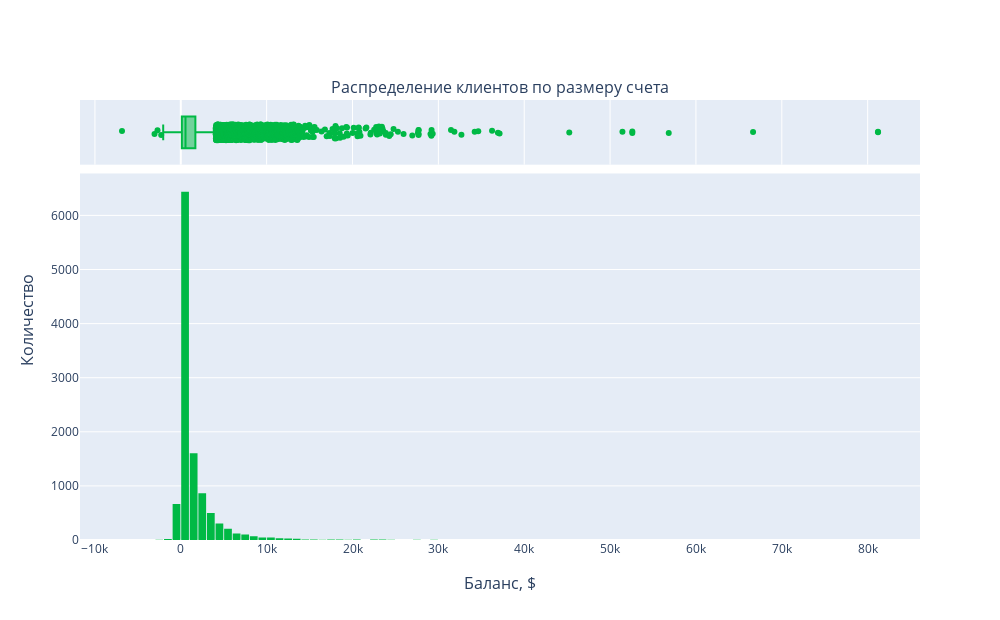

Notebook code cell kept with this figure:
### Markdown cell above
Для оценки наличия выбросов в признаке balance используем график.

### Code cell
# Распределение баланса клиентов
# Инициализация полотна на два графика с общей осью X
fig_balance = make_subplots(rows=2, cols=1,
                            shared_xaxes=True, # Общая ось Х
                            x_title='Баланс, $',
                            y_title='Количество',
                            row_heights=[0.15, 0.85], # Относительная высота полотен
                            subplot_titles=("Распределение клиентов по размеру счета", ""),
                            vertical_spacing=0.02) # Высота разделителя
# Построение коробчатой диаграммы
fig_balance.add_trace(go.Box(x=df_clients['balance'],
                             marker_color = '#00B945', # Цвет маркера
                             jitter=0.5, # Разнос точек выбросов по вертикали
                             name='',
                             showlegend=False),
                      row=1, col=1)
# Построение гистограммы
fig_balance.add_trace(go.Histogram(x=df_clients['balance'],
                                   marker_color = '#00B945', # Цвет маркера
                                   name='Баланс', # Название набора данных
                                   nbinsx=100,
                                   showlegend=False),
                      row=2, col=1)
# Размер полотна
fig_balance.update_layout(autosize = False, width = 1000, height = 620,
                          bargap=0.1) # Расстояние между столбцами гистограммы
fig_balance.show()

### Figure 1 — Plotly figure (JSON) as saved in the notebook; plotly's stock layout.template omitted (floating-point values rounded to 4 significant figures; data arrays with more than 128 entries replaced by an {"elided": "..."} marker saying what was removed)
{"data": [{"jitter": 0.5, "marker": {"color": "#00B945"}, "name": "", "showlegend": false, "type": "box", "x": {"elided": "11162 float values"}, "xaxis": "x", "yaxis": "y"}, {"marker": {"color": "#00B945"}, "name": "Баланс", "nbinsx": 100, "showlegend": false, "type": "histogram", "x": {"elided": "11162 float values"}, "xaxis": "x2", "yaxis": "y2"}], "layout": {"annotations": [{"font": {"size": 16}, "showarrow": false, "text": "Распределение клиентов по размеру счета", "x": 0.5, "xanchor": "center", "xref": "paper", "y": 1, "yanchor": "bottom", "yref": "paper"}, {"font": {"size": 16}, "showarrow": false, "text": "Баланс, $", "x": 0.5, "xanchor": "center", "xref": "paper", "y": 0, "yanchor": "top", "yref": "paper", "yshift": -30}, {"font": {"size": 16}, "showarrow": false, "text": "Количество", "textangle": -90, "x": 0, "xanchor": "right", "xref": "paper", "xshift": -40, "y": 0.5, "yanchor": "middle", "yref": "paper"}], "autosize": false, "bargap": 0.1, "height": 620, "width": 1000, "xaxis": {"anchor": "y", "domain": [0, 1], "matches": "x2", "showticklabels": false}, "xaxis2": {"anchor": "y2", "domain": [0, 1]}, "yaxis": {"anchor": "x", "domain": [0.853, 1]}, "yaxis2": {"anchor": "x2", "domain": [0, 0.833]}}}
